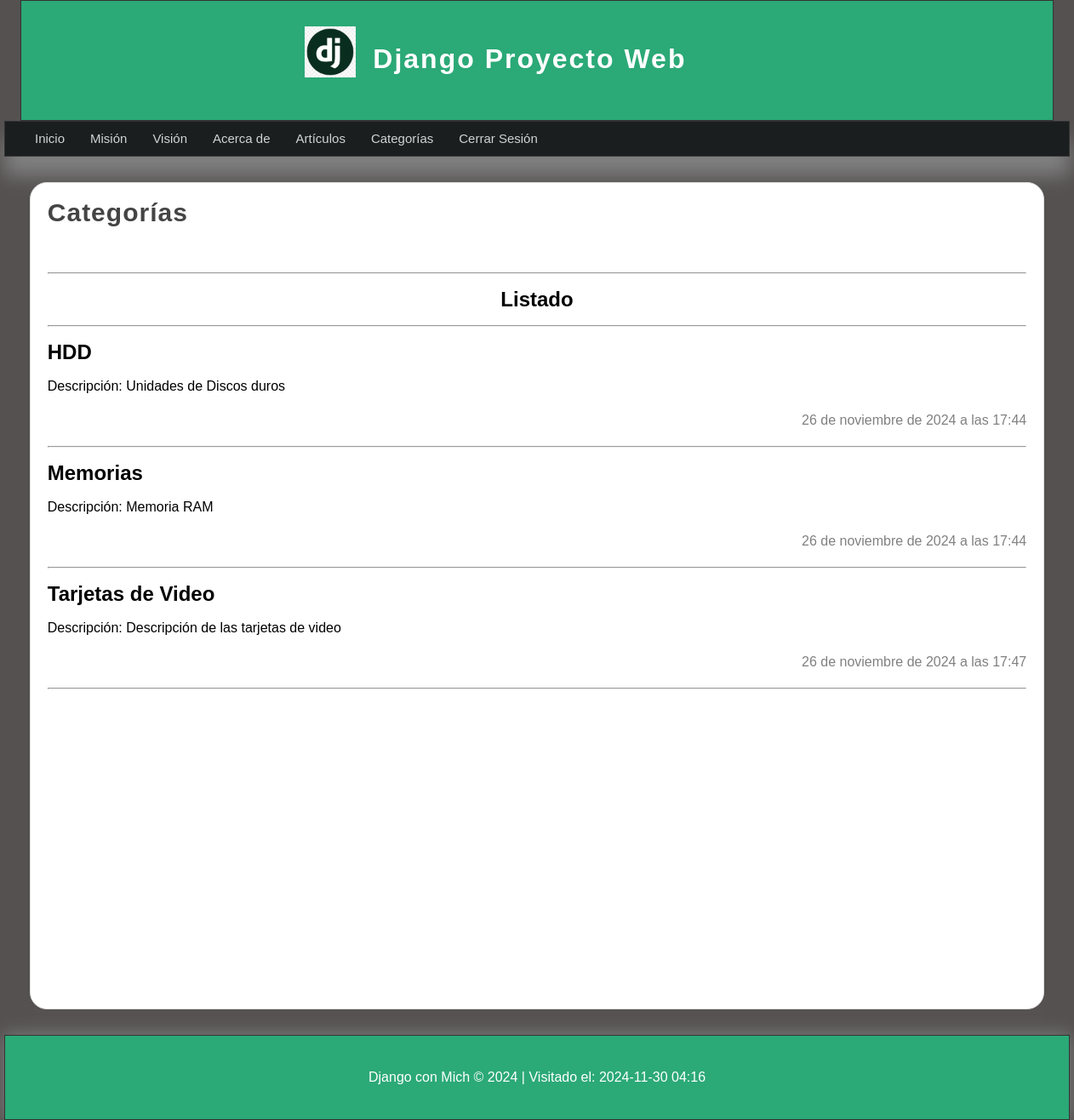
/listado_categorias/ (signed in), run on the app's committed database.
### articulos/models.py (models this page shows, shortened)
class Category(models.Model):
    name=models.CharField(max_length=100,verbose_name='Nombre')
    description=models.CharField(max_length=255,verbose_name='Descripcion')
    created_at=models.DateTimeField(auto_now_add=True,verbose_name='Creado el')
    updated_at=models.DateTimeField(auto_now=True,verbose_name="Actualizado el ")
    class Meta:
        verbose_name="Categoria"
        verbose_name_plural="Categorias"

### articulos/views.py (the view)
# urls.py: path('listado_categorias/', views.listar_cat, name='listado_categorias')
@login_required(login_url='inicio')
def listar_cat(request):
    categorias = Category.objects.all()
    return render(request, 'categorias/listado_cat.html', {
        'title': 'Categorías',
        'content': 'Listado de Categorías',
        'categorias':categorias
    })

### articulos/templates/categorias/listado_cat.html (shortened to what this page needs)
{% extends "layouts/layouts.html" %}
{% block content %}
<h1 class="title">{{title}}</h1>
<hr>
<h1 align="center">Listado</h1> <hr>
    {% for categoria in categorias %}
        <article class="article-item">
            <div class="data">
                <h2>{{categoria.name}}</h2>
                <p>Descripción: {{categoria.description}}</p>
                <span class="date">
                    {{categoria.created_at}}
                </span>
                <hr>
            </div>
    </article>
    {% endfor %}
{% endblock %}

### mainapp/static/css/estilos.css (style rules this page uses)
* { margin: 0px; padding: 0px; font-family: sans-serif; text-decoration: none; }
p,h1,h2 { margin-top: 20px; margin-bottom: 20px; }
body { background-color: #555151; }
.title { color:#444; letter-spacing: 1px; font-size: 30px; margin-bottom: 10px; margin-top: 5px; }
.date { display: block; margin-top: 20px; margin-bottom: 20px; color: gray;; text-align: right; }
.title { color: #444; letter-spacing: 1px; font-size: 30px; padding-bottom: 50px; margin-bottom: 10px; margin-top: 5px; }

### data on the page
Category: name "HDD", description "Unidades de Discos duros", created_at "26 de noviembre de 2024 a las 17:44"
Category: name "Memorias", description "Memoria RAM", created_at "26 de noviembre de 2024 a las 17:44"
Category: name "Tarjetas de Video", description "Descripción de las tarjetas de video", created_at "26 de noviembre de 2024 a las 17:47"

### other printed values
{{ title }} "Categorías"
